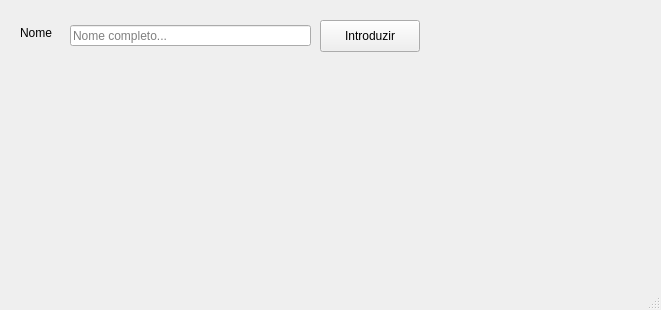
<?xml version="1.0" encoding="UTF-8"?>
<ui version="4.0">
 <class>MainWindow</class>
 <widget class="QMainWindow" name="MainWindow">
  <property name="geometry">
   <rect>
    <x>0</x>
    <y>0</y>
    <width>661</width>
    <height>310</height>
   </rect>
  </property>
  <property name="windowTitle">
   <string>Exemplo Designer</string>
  </property>
  <widget class="QWidget" name="centralwidget">
   <widget class="QLabel" name="lbNome">
    <property name="geometry">
     <rect>
      <x>20</x>
      <y>25</y>
      <width>131</width>
      <height>16</height>
     </rect>
    </property>
    <property name="text">
     <string>Nome</string>
    </property>
   </widget>
   <widget class="QLineEdit" name="leNome">
    <property name="geometry">
     <rect>
      <x>70</x>
      <y>25</y>
      <width>241</width>
      <height>21</height>
     </rect>
    </property>
    <property name="placeholderText">
     <string>Nome completo...</string>
    </property>
   </widget>
   <widget class="QPushButton" name="pbIntroduzir">
    <property name="geometry">
     <rect>
      <x>320</x>
      <y>20</y>
      <width>100</width>
      <height>32</height>
     </rect>
    </property>
    <property name="text">
     <string>Introduzir</string>
    </property>
    <property name="flat">
     <bool>false</bool>
    </property>
   </widget>
  </widget>
  <widget class="QMenuBar" name="menubar">
   <property name="geometry">
    <rect>
     <x>0</x>
     <y>0</y>
     <width>661</width>
     <height>43</height>
    </rect>
   </property>
  </widget>
  <widget class="QStatusBar" name="statusbar"/>
 </widget>
 <resources/>
 <connections/>
</ui>
